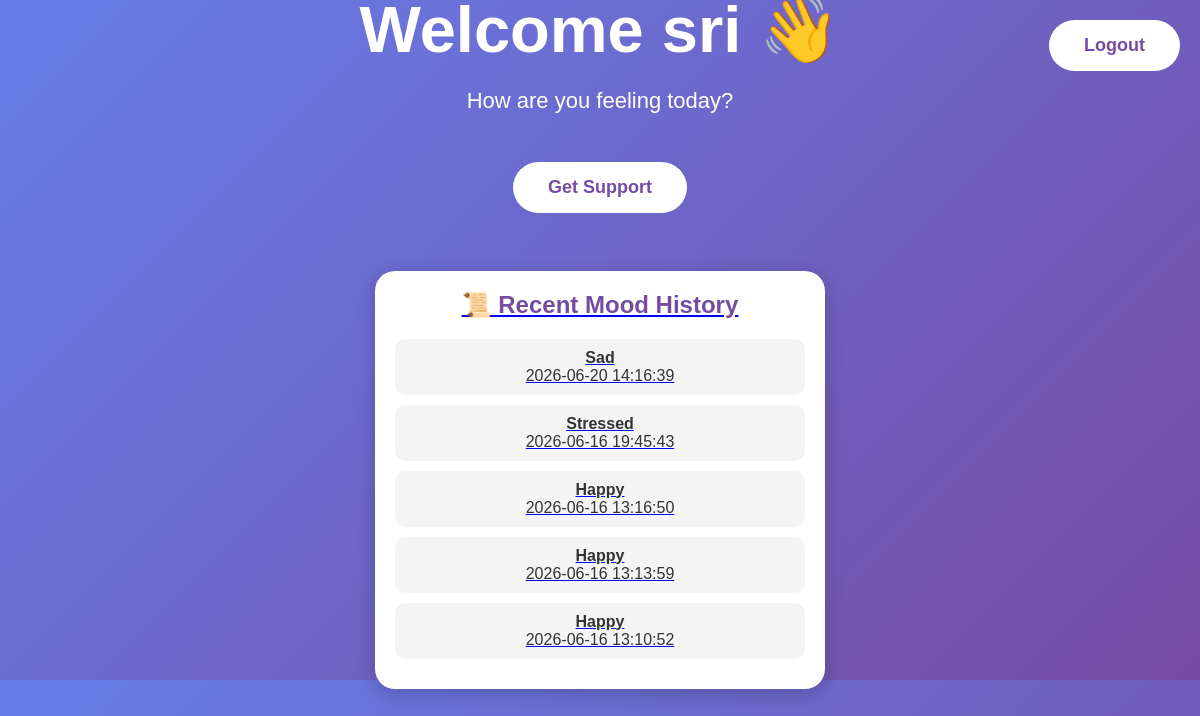
The app's page /dashboard (signed in) with its own data.
### tables this page shows
CREATE TABLE mood_history (
            id INTEGER PRIMARY KEY AUTOINCREMENT,
            user_id INTEGER,
            mood TEXT,
            created_at TIMESTAMP DEFAULT CURRENT_TIMESTAMP
        );

### app.py (the view)
@app.route("/dashboard")
def dashboard():
    if "user" not in session:
        return redirect("/login")
    username = session["user"]["name"]
    email = session["user"]["email"]
    conn = sqlite3.connect("database/users.db")
    cursor = conn.cursor()
    cursor.execute(
        "SELECT mood, created_at FROM mood_history WHERE user_id=? ORDER BY id DESC LIMIT 5",
        (email,)
    )
    moods = cursor.fetchall()
    conn.close()
    return render_template(
        "dashboard.html",
        username=username,
        moods=moods
    )

### templates/dashboard.html (shortened to what this page needs)
<!DOCTYPE html>
<html>
<head>
    <link rel="stylesheet"
          href="{{ url_for('static', filename='style.css') }}">
</head>
<body>
<a href="/logout">
    <button style="position:absolute; top:20px; right:20px;">Logout</button>
</a>
<div class="hero">
    <h1>Welcome {{ username }} 👋</h1>
    <p>How are you feeling today?</p>
    <br>
<a href="/support">
    <button>Get Support</button>
    <br><br>
<div class="history-box">
    <h2>📜 Recent Mood History</h2>
    {% if moods %}
        {% for mood in moods %}
            <div class="history-item">
                <b>{{ mood[0] }}</b><br>
                {{ mood[1] }}
            </div>
        {% endfor %}
    {% else %}
        <p>No moods recorded yet.</p>
    {% endif %}
</div>

### static/style.css (style rules this page uses)
* { margin:0; padding:0; box-sizing:border-box; }
body { font-family:Arial,sans-serif; background:linear-gradient(135deg,#667eea,#764ba2); color:white; }
.hero { height:85vh; display:flex; flex-direction:column; justify-content:center; align-items:center; text-align:center; }
.hero h1 { font-size:65px; margin-bottom:20px; }
.hero p { font-size:22px; width:60%; margin-bottom:30px; }
button { padding:15px 35px; border:none; border-radius:30px; font-size:18px; cursor:pointer; background:white; color:#764ba2; font-weight:bold; }
.history-box { margin-top:40px; background:white; color:#333; padding:20px; border-radius:20px; width:450px; box-shadow:0 5px 20px rgba(0,0,0,0.2); }
.history-box h2 { color:#764ba2; margin-bottom:20px; }
.history-item { padding:10px; margin:10px 0; background:#f4f4f4; border-radius:10px; }

### records on screen
mood_history: mood "Sad", created_at "2026-06-20 14:16:39"
mood_history: mood "Stressed", created_at "2026-06-16 19:45:43"
mood_history: mood "Happy", created_at "2026-06-16 13:16:50"
mood_history: mood "Happy", created_at "2026-06-16 13:13:59"
mood_history: mood "Happy", created_at "2026-06-16 13:10:52"
